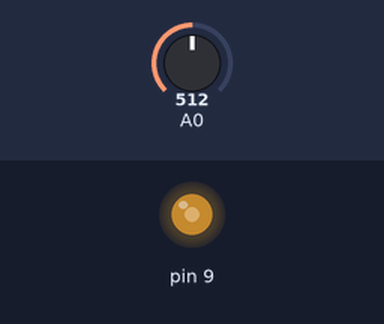
Bench run of a sketch on a simulated Arduino Uno, built with avr-gcc and run on an emulated ATmega328P. Shown: output pins drawn as LEDs (lit = HIGH). The inputs (shaded band) are chosen by the test bench; at power-on: A0 = 512.

Above: at 1.8 s.
1.9 s: A0 set to 716
At 3.2 s:
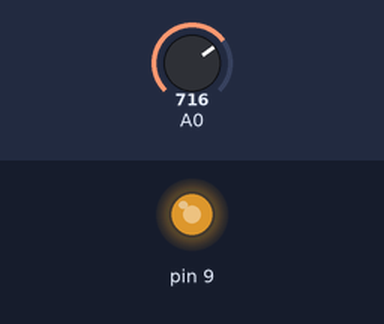
3.5 s: A0 set to 900
At 5.0 s:
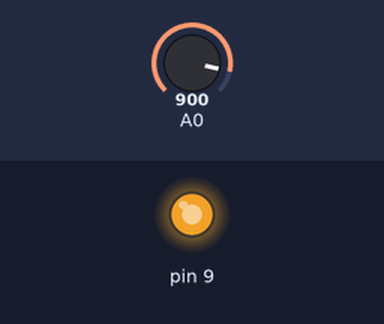
5.5 s: A0 set to 122
At 6.5 s:
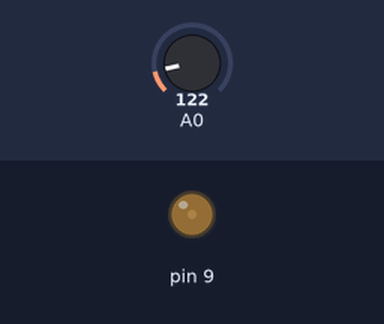
7.5 s: A0 set to 0
At 9.2 s:
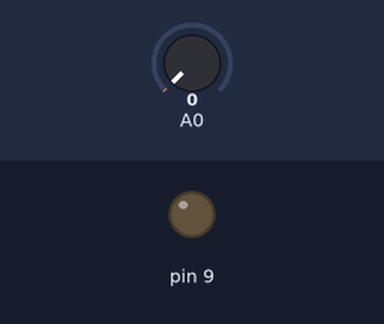
9.5 s: A0 set to 511
At 10.8 s:
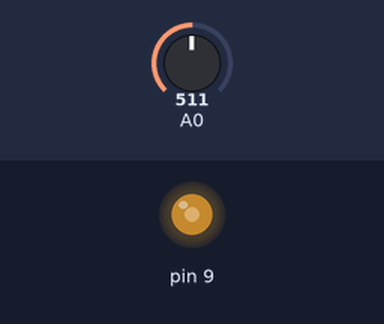
Timing chart, 0 to 12.5 s (numbered marks = the images above; inputs shaded):
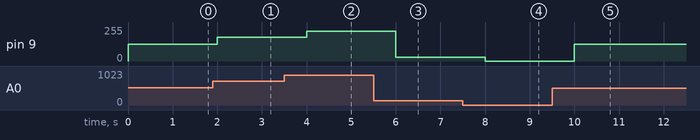

The sketch:

motor.ino
```cpp
void setup() {
  // put your setup code here, to run once:
  pinMode(9,OUTPUT);

}

void loop() {
  // put your main code here, to run repeatedly:
  int pot = map(analogRead(0),0,1024,0,255);
  analogWrite(9,pot);
  delay(1000);
}
```

Measured:
- after the input at 1.9 s, pin 9: 127/255 → 178/255 after 0.10 s
- after the input at 3.5 s, pin 9: 178/255 → 224/255 after 0.50 s
- after the input at 5.5 s, pin 9: 224/255 → 30/255 after 0.50 s
- after the input at 7.5 s, pin 9: 30/255 → 0/255 after 0.50 s
- after the input at 9.5 s, pin 9: 0/255 → 127/255 after 0.50 s
